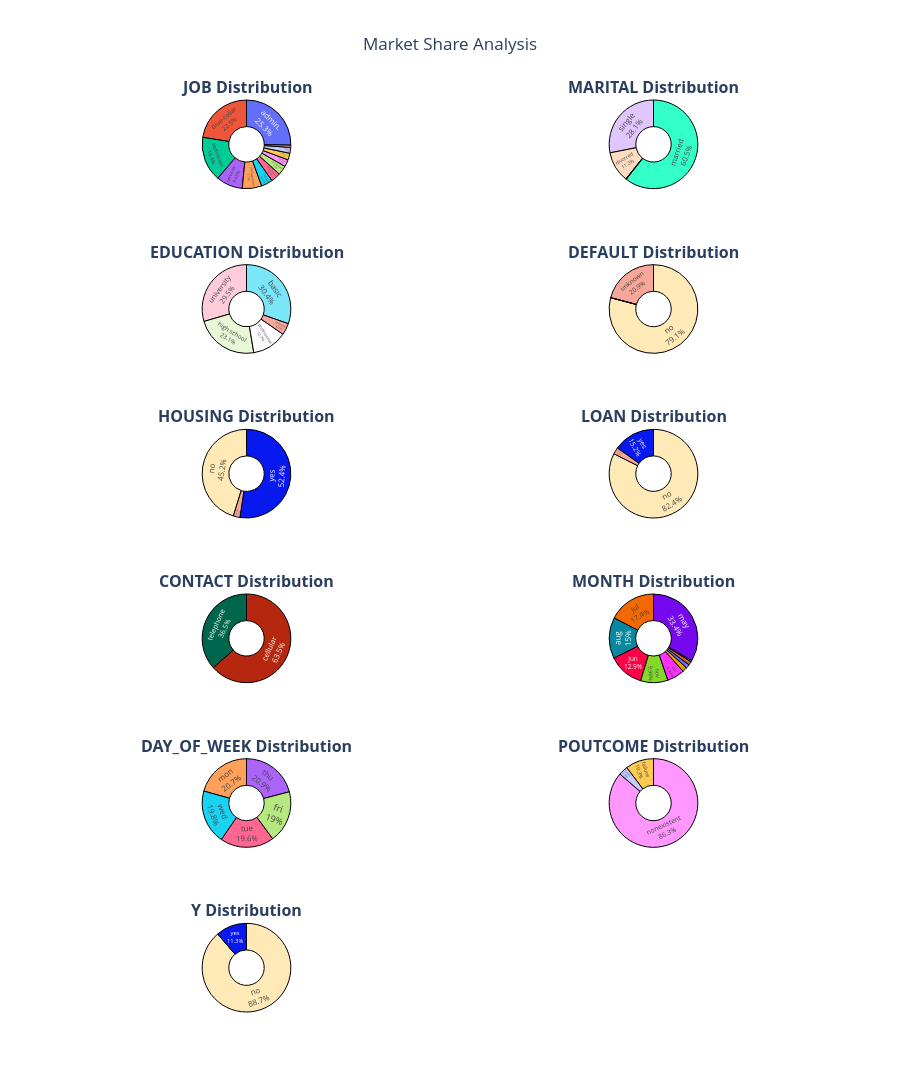

Notebook source saved alongside this figure:
### Code cell
out_dir = "Report\\EDA\\Grouped_pie_chart"
if out_dir and not os.path.exists(out_dir):
    os.makedirs(out_dir)

def grouped_plot_pie(df, cat_cols):
    num_plots = len(cat_cols)
    cols = 2
    rows = (num_plots + 1) // cols
    
    fig = make_subplots(
        rows=rows, 
        cols=cols, 
        subplot_titles=[f"<b>{c.upper()} Distribution</b>" for c in cat_cols],
        specs=[[{'type': 'domain'}] * cols] * rows
    )

    for i, col in enumerate(cat_cols):
        value_counts = df[col].value_counts()
        curr_row = (i // cols) + 1
        curr_col = (i % cols) + 1
        
        fig.add_trace(
            go.Pie(
                labels=value_counts.index, 
                values=value_counts.values, 
                name=col,
                hole=0.4,
                # KEY CHANGE: Show labels and percentages on the chart itself
                textinfo='label+percent', 
                textposition='inside',
                hoverinfo="label+percent+name",
                # This ensures colors stay consistent within the subplot
                marker=dict(line=dict(color='#000000', width=1))
            ),
            row=curr_row, col=curr_col
        )

    fig.update_layout(
        height=500 * rows,
        showlegend=False, # Disable the single label bar on the right
        title_text="Market Share Analysis",
        title_x=0.5,
        font=dict(size=12)
    )
    # Save with high resolution and explicit size
    fig.write_image(
        os.path.join(out_dir, "grouped_pie_dashboard.png"),
        width=1200,   # Set a wide width for multiple columns
        height=1600,  # Increase height based on number of rows
        scale=2       # High-res multiplier (2x or 3x)
    )
    fig.show()

# Execution
grouped_plot_pie(df, categorical_features)

### Figure 1 — Plotly figure (JSON) as saved in the notebook; plotly's stock layout.template omitted (floating-point values rounded to 4 significant figures)
{"data": [{"domain": {"x": [0, 0.45], "y": [0.9028, 1.0]}, "hole": 0.4, "hoverinfo": "label+percent+name", "labels": ["admin.", "blue-collar", "technician", "services", "management", "retired", "entrepreneur", "self-employed", "housemaid", "unemployed", "student", "unknown"], "marker": {"line": {"color": "#000000", "width": 1}}, "name": "job", "textinfo": "label+percent", "textposition": "inside", "type": "pie", "values": [10419, 9253, 6739, 3967, 2924, 1718, 1456, 1421, 1060, 1014, 875, 330]}, {"domain": {"x": [0.55, 1], "y": [0.9028, 1.0]}, "hole": 0.4, "hoverinfo": "label+percent+name", "labels": ["married", "single", "divorced", "unknown"], "marker": {"line": {"color": "#000000", "width": 1}}, "name": "marital", "textinfo": "label+percent", "textposition": "inside", "type": "pie", "values": [24921, 11564, 4611, 80]}, {"domain": {"x": [0, 0.45], "y": [0.7222, 0.8194]}, "hole": 0.4, "hoverinfo": "label+percent+name", "labels": ["basic", "university", "high school", "professional", "unknown"], "marker": {"line": {"color": "#000000", "width": 1}}, "name": "education", "textinfo": "label+percent", "textposition": "inside", "type": "pie", "values": [12512, 12164, 9512, 5240, 1748]}, {"domain": {"x": [0.55, 1], "y": [0.7222, 0.8194]}, "hole": 0.4, "hoverinfo": "label+percent+name", "labels": ["no", "unknown", "yes"], "marker": {"line": {"color": "#000000", "width": 1}}, "name": "default", "textinfo": "label+percent", "textposition": "inside", "type": "pie", "values": [32577, 8596, 3]}, {"domain": {"x": [0, 0.45], "y": [0.5417, 0.6389]}, "hole": 0.4, "hoverinfo": "label+percent+name", "labels": ["yes", "no", "unknown"], "marker": {"line": {"color": "#000000", "width": 1}}, "name": "housing", "textinfo": "label+percent", "textposition": "inside", "type": "pie", "values": [21571, 18615, 990]}, {"domain": {"x": [0.55, 1], "y": [0.5417, 0.6389]}, "hole": 0.4, "hoverinfo": "label+percent+name", "labels": ["no", "yes", "unknown"], "marker": {"line": {"color": "#000000", "width": 1}}, "name": "loan", "textinfo": "label+percent", "textposition": "inside", "type": "pie", "values": [33938, 6248, 990]}, {"domain": {"x": [0, 0.45], "y": [0.3611, 0.4583]}, "hole": 0.4, "hoverinfo": "label+percent+name", "labels": ["cellular", "telephone"], "marker": {"line": {"color": "#000000", "width": 1}}, "name": "contact", "textinfo": "label+percent", "textposition": "inside", "type": "pie", "values": [26135, 15041]}, {"domain": {"x": [0.55, 1], "y": [0.3611, 0.4583]}, "hole": 0.4, "hoverinfo": "label+percent+name", "labels": ["may", "jul", "aug", "jun", "nov", "apr", "oct", "sep", "mar", "dec"], "marker": {"line": {"color": "#000000", "width": 1}}, "name": "month", "textinfo": "label+percent", "textposition": "inside", "type": "pie", "values": [13767, 7169, 6176, 5318, 4100, 2631, 717, 570, 546, 182]}, {"domain": {"x": [0, 0.45], "y": [0.1806, 0.2778]}, "hole": 0.4, "hoverinfo": "label+percent+name", "labels": ["thu", "mon", "wed", "tue", "fri"], "marker": {"line": {"color": "#000000", "width": 1}}, "name": "day_of_week", "textinfo": "label+percent", "textposition": "inside", "type": "pie", "values": [8618, 8512, 8134, 8086, 7826]}, {"domain": {"x": [0.55, 1], "y": [0.1806, 0.2778]}, "hole": 0.4, "hoverinfo": "label+percent+name", "labels": ["nonexistent", "failure", "success"], "marker": {"line": {"color": "#000000", "width": 1}}, "name": "poutcome", "textinfo": "label+percent", "textposition": "inside", "type": "pie", "values": [35551, 4252, 1373]}, {"domain": {"x": [0, 0.45], "y": [0, 0.09722]}, "hole": 0.4, "hoverinfo": "label+percent+name", "labels": ["no", "yes"], "marker": {"line": {"color": "#000000", "width": 1}}, "name": "y", "textinfo": "label+percent", "textposition": "inside", "type": "pie", "values": [36537, 4639]}], "layout": {"annotations": [{"font": {"size": 16}, "showarrow": false, "text": "<b>JOB Distribution</b>", "x": 0.225, "xanchor": "center", "xref": "paper", "y": 1.0, "yanchor": "bottom", "yref": "paper"}, {"font": {"size": 16}, "showarrow": false, "text": "<b>MARITAL Distribution</b>", "x": 0.775, "xanchor": "center", "xref": "paper", "y": 1.0, "yanchor": "bottom", "yref": "paper"}, {"font": {"size": 16}, "showarrow": false, "text": "<b>EDUCATION Distribution</b>", "x": 0.225, "xanchor": "center", "xref": "paper", "y": 0.8194, "yanchor": "bottom", "yref": "paper"}, {"font": {"size": 16}, "showarrow": false, "text": "<b>DEFAULT Distribution</b>", "x": 0.775, "xanchor": "center", "xref": "paper", "y": 0.8194, "yanchor": "bottom", "yref": "paper"}, {"font": {"size": 16}, "showarrow": false, "text": "<b>HOUSING Distribution</b>", "x": 0.225, "xanchor": "center", "xref": "paper", "y": 0.6389, "yanchor": "bottom", "yref": "paper"}, {"font": {"size": 16}, "showarrow": false, "text": "<b>LOAN Distribution</b>", "x": 0.775, "xanchor": "center", "xref": "paper", "y": 0.6389, "yanchor": "bottom", "yref": "paper"}, {"font": {"size": 16}, "showarrow": false, "text": "<b>CONTACT Distribution</b>", "x": 0.225, "xanchor": "center", "xref": "paper", "y": 0.4583, "yanchor": "bottom", "yref": "paper"}, {"font": {"size": 16}, "showarrow": false, "text": "<b>MONTH Distribution</b>", "x": 0.775, "xanchor": "center", "xref": "paper", "y": 0.4583, "yanchor": "bottom", "yref": "paper"}, {"font": {"size": 16}, "showarrow": false, "text": "<b>DAY_OF_WEEK Distribution</b>", "x": 0.225, "xanchor": "center", "xref": "paper", "y": 0.2778, "yanchor": "bottom", "yref": "paper"}, {"font": {"size": 16}, "showarrow": false, "text": "<b>POUTCOME Distribution</b>", "x": 0.775, "xanchor": "center", "xref": "paper", "y": 0.2778, "yanchor": "bottom", "yref": "paper"}, {"font": {"size": 16}, "showarrow": false, "text": "<b>Y Distribution</b>", "x": 0.225, "xanchor": "center", "xref": "paper", "y": 0.09722, "yanchor": "bottom", "yref": "paper"}], "font": {"size": 12}, "height": 3000, "showlegend": false, "title": {"text": "Market Share Analysis", "x": 0.5}}}
